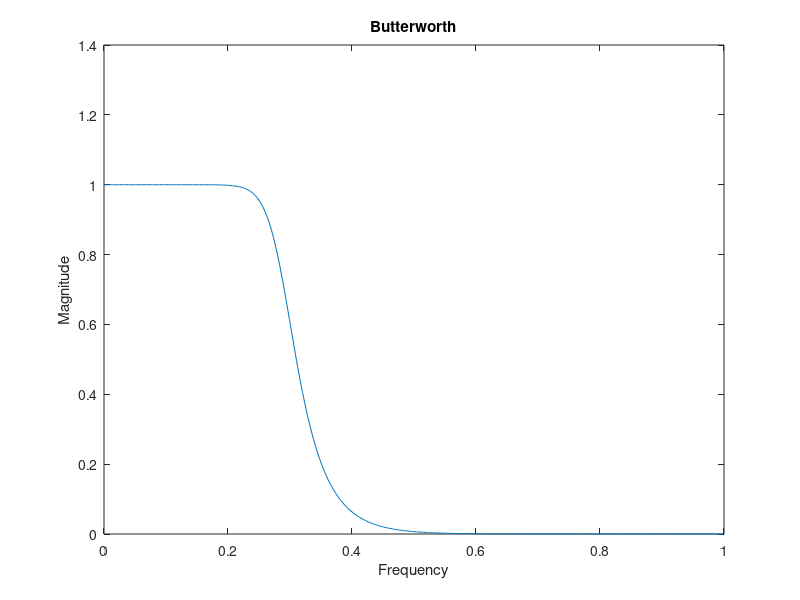
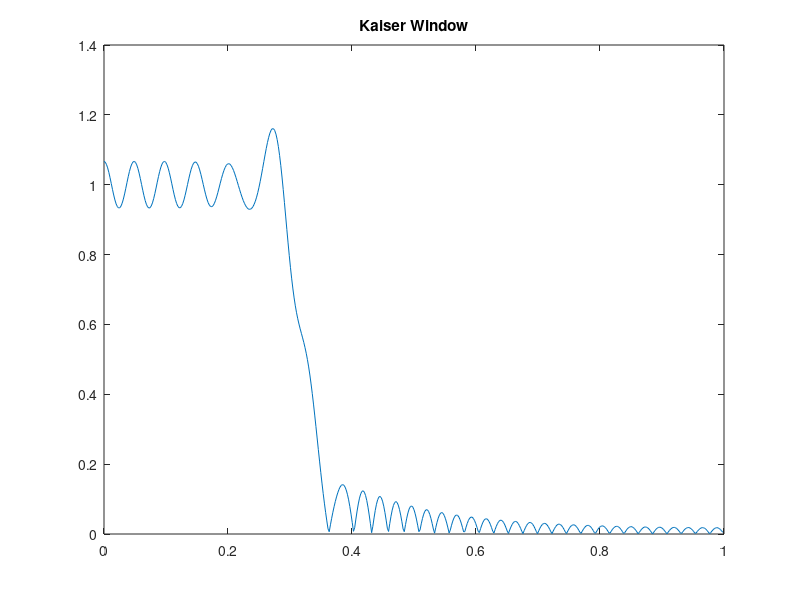
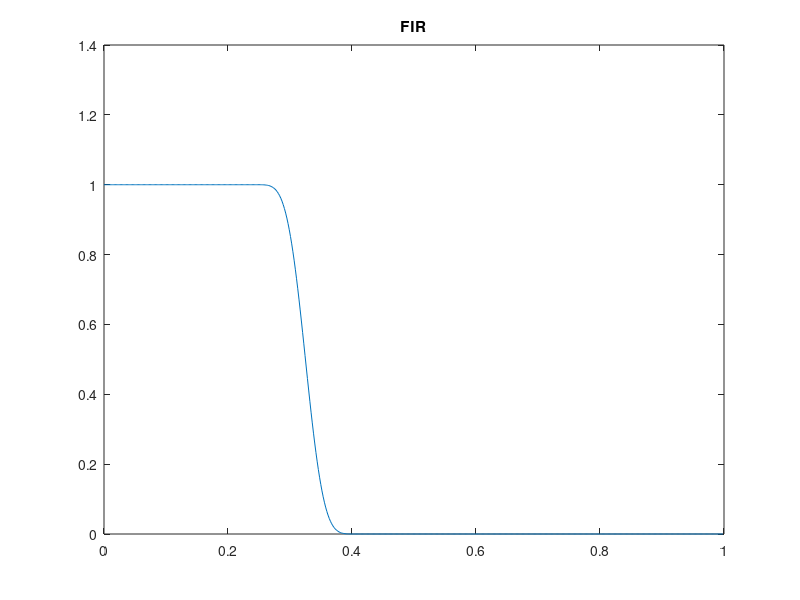
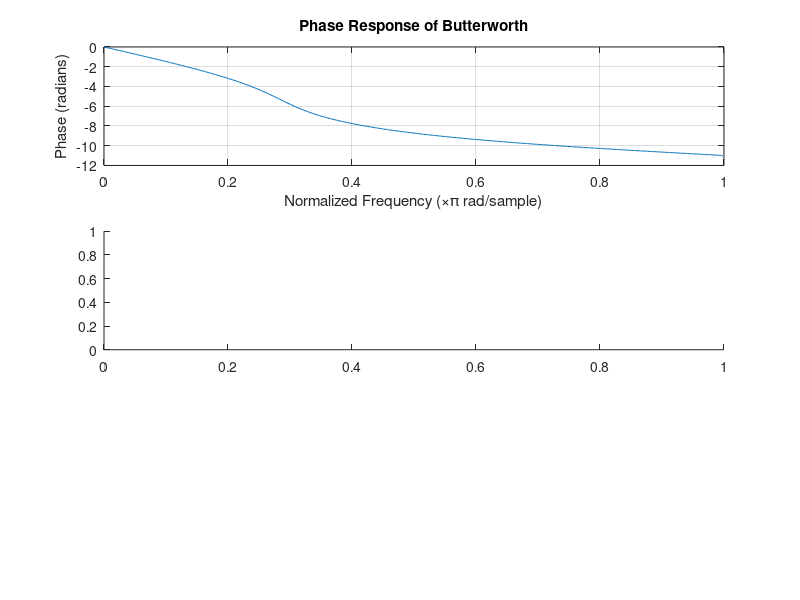

Write MATLAB code to recreate these figures, in order. (Note: this script raises an error after producing the figures.)
%% 1) Butterworth Filter Design

[B,A]=butter(7,0.29,'low');

%% 2) Kaiser Window Design

delta=10^-5;
N=-20*log10(delta);
beta=0.1102*(N-8.7);

M=(N-8)/(2.285*0.15*pi);

M=round(M);

alfa=M/2;

h=zeros(M,1);

for i=1:M+1;
    
    h(i)=(sin(0.325*pi*((i-1)-alfa))/(pi*((i-1)-alfa)))*(besselj(0,beta*(1-((i-1-alfa)/alfa)^2)^(1/2)))/besselj(0,beta);
    
end



%% 3) FIR Filter Design

firpm_filter=firpm(M,[0 0.25 0.4 1] ,[1 1 0 0]);

%% 4) Plotting Designed Filters

% Scaled magnitude responses

figure;
[H1 W1]=freqz(B,A);
plot(W1/pi,abs(H1));
ylabel('Magnitude');
xlabel('Frequency');
title('Butterworth');

figure;
[H2 W2]=freqz(h,1);
plot(W2/pi,abs(H2));
title('Kaiser Window');

figure;
[H3 W3]=freqz(firpm_filter,1);
plot(W3/pi, abs(H3));
title('FIR');

% Phase Responses

figure;
subplot(3,1,1);
phasez(B,A);
title('Phase Response of Butterworth');

subplot(3,1,2); 
phasez(h);
title('Phase Response of Kaiser Window');

subplot(3,1,3); 
phasez(firpm_filter);
title('Phase Response of FIR');

% Impulse Response

figure;
subplot(3,1,1); 
impz(B,A);
title('Impulse Response of Butterworth'); 
xlabel('Sample'); 
ylabel('Amplitude');

subplot(312); 
impz(h,1);
title('Impulse Response of Kaiser Window'); 
xlabel('Sample'); 
ylabel('Amplitude');

subplot(313); 
impz(firpm_filter,1);
title('Impulse Response of FIR'); 
xlabel('Sample'); 
ylabel('Amplitude');


%% 5) High Pass

[num_1,den_1] = iirlp2hp(B, A, 0.25, 0.70);

figure;
freqz(num_1,den_1);

%% 6) Band Pass

[num_2, den_2] = iirlp2bp(B, A, 0.25, [0.3, 0.5]);

figure;
freqz(num_2,den_2);

tf(num_2,den_2,2000,'variable','z^-1')

%% 7) Filter

delta=10^-5;

Nmb=2;

G=[4*10^-3 2*10^-3.75];

w=[0.4*pi 0.7*pi];

N1=-20*log10(G(1));
beta1=0.1102*(N1-8.7);

M1=(N1-8)/(2.285*0.07*pi);

M1=round(M1);

alfa1=M1/2;




N2=-20*log10(G(2));
beta2=0.1102*(N2-8.7);

M2=(N2-8)/(2.285*0.07*pi);

M2=round(M2);

alfa2=M2/2;

h2=zeros(M2,1);

for i=1:M2+1;
    
    h2(i)=((G(2)-delta)/(G(1)-G(2)))*(sin(w(2)*((i-1)-alfa2))/(pi*((i-1)-alfa2)))*(besselj(0,beta2*(1-((i-1-alfa2)/alfa2)^2)^(1/2)))/besselj(0,beta2);
    
end

h1=zeros(M2+1,1);

for i=1:M1+1;
    
    h1(i)=1*(sin(w(1)*((i-1)-alfa))/(pi*((i-1)-alfa)))*(besselj(0,beta1*(1-((i-1-alfa)/alfa)^2)^(1/2)))/besselj(0,beta1);
    
end


hn=h1+h2;

figure;
[H4 W4]=freqz(hn,1);
H5=[H4' flip(H4)'];
plot(linspace(0,2,length(H5)),abs(H5));
ylabel('Magnitude');
xlabel('w rad/sec (x pi)');
title('Magnitude Response');


%% 8)
n = 1:15;
x = cos(2*pi*0.3*n);
factor = 4;

figure
stem(x);
title("Old Plot");
xlabel('n');
ylabel('Magnitude');



x_new= x;
fact = factor;
padlen = length(x_new)*(fact - 1);
zlen = ceil((length(x_new)+1)/2);
z = fft(x_new);

zp = [z(1:zlen) zeros(1, padlen) z(zlen+1:end)];
if  (mod(length(x_new), 2)==0)
    zp(zlen) = zp(zlen)/2; zp(zlen+padlen) = zp(zlen);
end

x_p = real(ifft(zp))*m; 

figure
stem(x_p);
title("New Plot");
xlabel('n');
ylabel('Magnitude');

%%
teta_p=0.25*pi;
w_p=0.7*pi;
ts=9800;

alfa_n=sin((teta_p-w_p)/2)/sin((teta_p+w_p)/2);

B_p=[-alfa_n 1];
A_p=[1 -alfa_n];

Z_p=tf(B_p,A_p,ts,'variable','z^-1');

ans=0.001836*((1+Z_p)^4)/((1-1.5548*Z_p+0.6493*Z_p^2)*(1-1.4996*Z_p+0.8482*Z_p^2));

freqz(ans.Numerator{1}(:), ans.Denominator{1}(:));

%%

figure;
stem(1:length(hn),hn);
title('h[n]');
ylabel('Magnitude');
xlabel('n');
